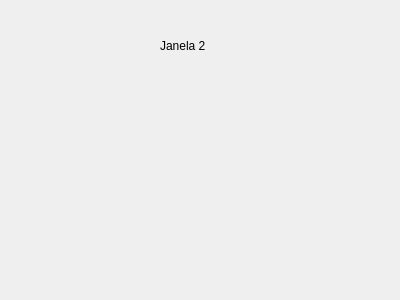
<?xml version="1.0" encoding="UTF-8"?>
<ui version="4.0">
 <class>Janela2</class>
 <widget class="QDialog" name="Janela2">
  <property name="geometry">
   <rect>
    <x>0</x>
    <y>0</y>
    <width>400</width>
    <height>300</height>
   </rect>
  </property>
  <property name="windowTitle">
   <string>Dialog</string>
  </property>
  <widget class="QLabel" name="label">
   <property name="geometry">
    <rect>
     <x>160</x>
     <y>30</y>
     <width>71</width>
     <height>31</height>
    </rect>
   </property>
   <property name="text">
    <string>Janela 2</string>
   </property>
  </widget>
 </widget>
 <resources/>
 <connections/>
</ui>
